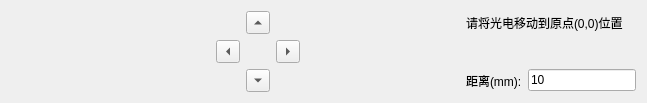
     <widget class="QWidget" name="CalibrationTab">
      <attribute name="title">
       <string>校准</string>
      </attribute>
      <layout class="QGridLayout" name="gridLayout_9">
       <item row="0" column="0" colspan="2">
        <spacer name="horizontalSpacer_12">
         <property name="orientation">
          <enum>Qt::Horizontal</enum>
         </property>
         <property name="sizeHint" stdset="0">
          <size>
           <width>228</width>
           <height>12</height>
          </size>
         </property>
        </spacer>
       </item>
       <item row="0" column="2">
        <widget class="QToolButton" name="CalibrationUpBtn">
         <property name="enabled">
          <bool>true</bool>
         </property>
         <property name="text">
          <string>...</string>
         </property>
         <property name="arrowType">
          <enum>Qt::UpArrow</enum>
         </property>
        </widget>
       </item>
       <item row="0" column="3" colspan="2">
        <spacer name="horizontalSpacer_14">
         <property name="orientation">
          <enum>Qt::Horizontal</enum>
         </property>
         <property name="sizeHint" stdset="0">
          <size>
           <width>184</width>
           <height>12</height>
          </size>
         </property>
        </spacer>
       </item>
       <item row="0" column="5" colspan="2">
        <widget class="QLabel" name="CalibrationLabel">
         <property name="enabled">
          <bool>true</bool>
         </property>
         <property name="text">
          <string>请将光电移动到原点(0,0)位置</string>
         </property>
        </widget>
       </item>
       <item row="1" column="0">
        <spacer name="horizontalSpacer_10">
         <property name="orientation">
          <enum>Qt::Horizontal</enum>
         </property>
         <property name="sizeHint" stdset="0">
          <size>
           <width>199</width>
           <height>12</height>
          </size>
         </property>
        </spacer>
       </item>
       <item row="1" column="1">
        <widget class="QToolButton" name="CalibrationLeftBtn">
         <property name="enabled">
          <bool>true</bool>
         </property>
         <property name="text">
          <string>...</string>
         </property>
         <property name="arrowType">
          <enum>Qt::LeftArrow</enum>
         </property>
        </widget>
       </item>
       <item row="1" column="2">
        <spacer name="horizontalSpacer_11">
         <property name="orientation">
          <enum>Qt::Horizontal</enum>
         </property>
         <property name="sizeType">
          <enum>QSizePolicy::Fixed</enum>
         </property>
         <property name="sizeHint" stdset="0">
          <size>
           <width>20</width>
           <height>12</height>
          </size>
         </property>
        </spacer>
       </item>
       <item row="1" column="3">
        <widget class="QToolButton" name="CalibrationRightBtn">
         <property name="enabled">
          <bool>true</bool>
         </property>
         <property name="text">
          <string>...</string>
         </property>
         <property name="arrowType">
          <enum>Qt::RightArrow</enum>
         </property>
        </widget>
       </item>
       <item row="1" column="4" colspan="3">
        <spacer name="horizontalSpacer_16">
         <property name="orientation">
          <enum>Qt::Horizontal</enum>
         </property>
         <property name="sizeHint" stdset="0">
          <size>
           <width>239</width>
           <height>12</height>
          </size>
         </property>
        </spacer>
       </item>
       <item row="2" column="0" colspan="2">
        <spacer name="horizontalSpacer_13">
         <property name="orientation">
          <enum>Qt::Horizontal</enum>
         </property>
         <property name="sizeHint" stdset="0">
          <size>
           <width>228</width>
           <height>12</height>
          </size>
         </property>
        </spacer>
       </item>
       <item row="2" column="2">
        <widget class="QToolButton" name="CalibrationDownBtn">
         <property name="enabled">
          <bool>true</bool>
         </property>
         <property name="text">
          <string>...</string>
         </property>
         <property name="arrowType">
          <enum>Qt::DownArrow</enum>
         </property>
        </widget>
       </item>
       <item row="2" column="3" colspan="2">
        <spacer name="horizontalSpacer_15">
         <property name="orientation">
          <enum>Qt::Horizontal</enum>
         </property>
         <property name="sizeHint" stdset="0">
          <size>
           <width>100</width>
           <height>12</height>
          </size>
         </property>
        </spacer>
       </item>
       <item row="2" column="5">
        <widget class="QLabel" name="label_3">
         <property name="text">
          <string>距离(mm):</string>
         </property>
        </widget>
       </item>
       <item row="2" column="6">
        <widget class="QLineEdit" name="CalibrationDistantLineEdit">
         <property name="text">
          <string>10</string>
         </property>
         <property name="clearButtonEnabled">
          <bool>false</bool>
         </property>
        </widget>
       </item>
      </layout>
     </widget>
